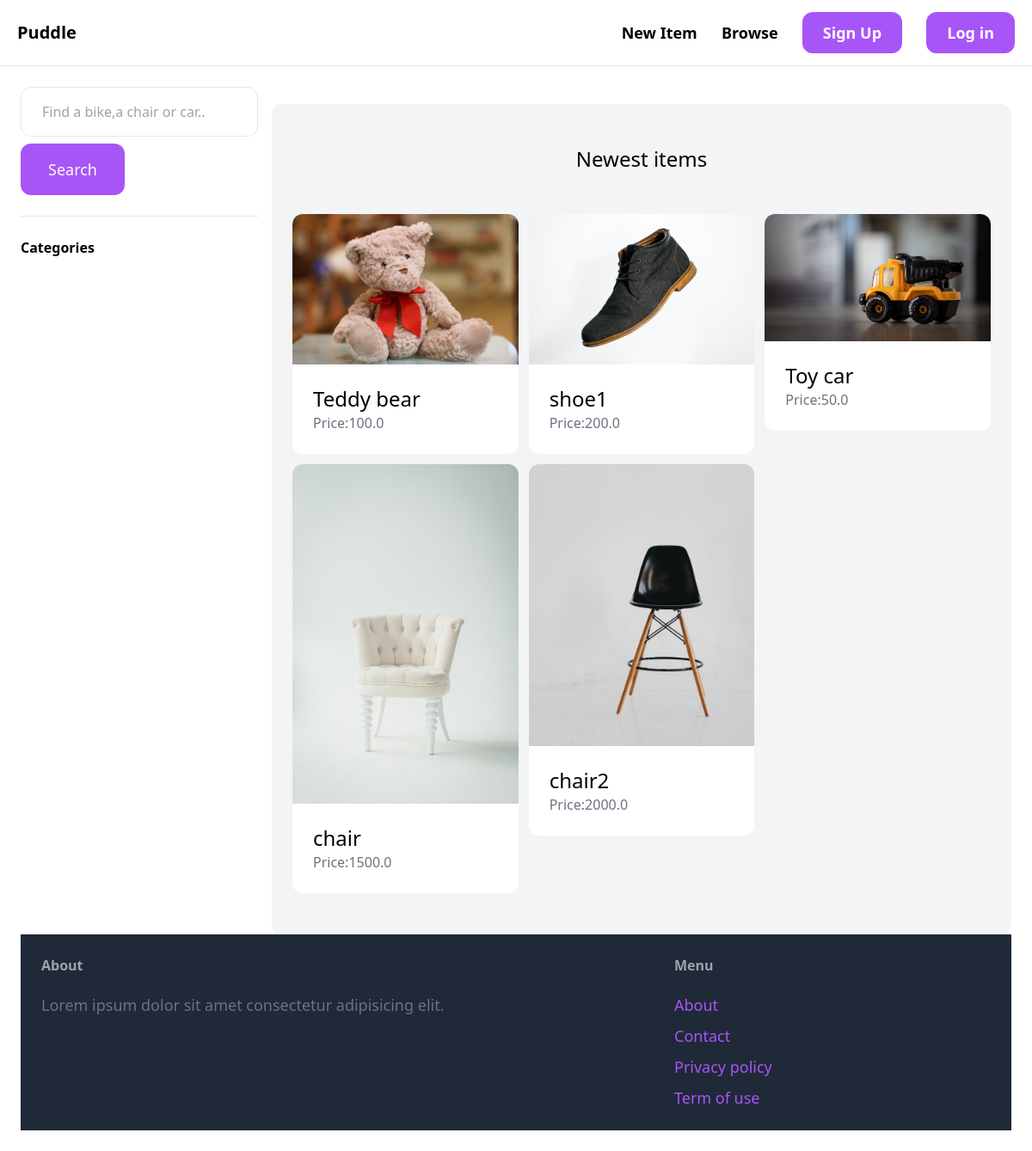
The app's page /items/ with its own data.
### items/models.py (models this page shows, shortened)
class Item (models.Model):
    category=models.ForeignKey(category,related_name='items',on_delete=models.CASCADE)
    name=models.CharField(max_length=255)
    description=models.TextField(blank=True,null=True)
    price=models.FloatField()
    image=models.ImageField(upload_to='items_images',blank=True,null=True)
    is_sold=models.BooleanField(default=False)
    created_by=models.ForeignKey(User,related_name='items',on_delete=models.CASCADE)
    created_at=models.DateTimeField(auto_now_add=True)

### items/views.py (the view)
# urls.py: path('',views.items,name='items'),
def items(request):
    query=request.GET.get('query','')
    categories=category.objects.all()
    items=Item.objects.filter(is_sold=False)
    if query:
        items=items.filter(Q(name__icontains=query)|Q(description__icontains=query))
    return render(request,"items/items.html",{
        'items':items,
        'query':query,
        'categories':categories,
    })

### items/templates/items/items.html (shortened to what this page needs)
{% extends "core/base.html" %}
{% block content %}
    <div class="pb=6 grid grid-cols-4 gap-4 ">
        <div class="col-span-1">
            <form method="get" action="{% url 'item:items' %}">
                <input name="query" class="w-full py-4 px-6 border rounded-xl" type="text" value="{{query}}" placeholder="Find a bike,a chair or car..">
                <button class="mt-2 py-4 px-8 text-lg bg-purple-500 text-white rounded-xl">Search</button>
            </form>
            <hr class='my-6'>
            <p class="font-semibold">Categories</p>
        </div>
        <div class="col-span-3">
            <div class="mt-5 px-6 py-12 bg-gray-100 rounded-xl">
                <h2 class="mb-12 text-2xl text-center">Newest items</h2>
                <div class="grid grid-cols-3 gap-3">
                    {%for item in items%}
                    <div>
                        <a href="{% url 'item:detail' item.id %}">
                            <div>
                                <img src="{{item.image.url}}"class="rounded-t-xl" alt="">
                            </div>
                            <div class="p-6 bg-white rounded-b-xl">
                                <h2 class="text-2xl">{{item.name}}</h2>
                                <p class="text-gray-500">Price:{{item.price}}</p>
                            </div>
                        </a>
                    </div>
                {% endfor %}
                </div>
        </div>
    </div>
{% endblock content %}

### records on screen
Item: image (picture), name "Teddy bear", price "100.0"
Item: image (picture), name "shoe1", price "200.0"
Item: image (picture), name "Toy car", price "50.0"
Item: image (picture), name "chair", price "1500.0"
Item: image (picture), name "chair2", price "2000.0"
